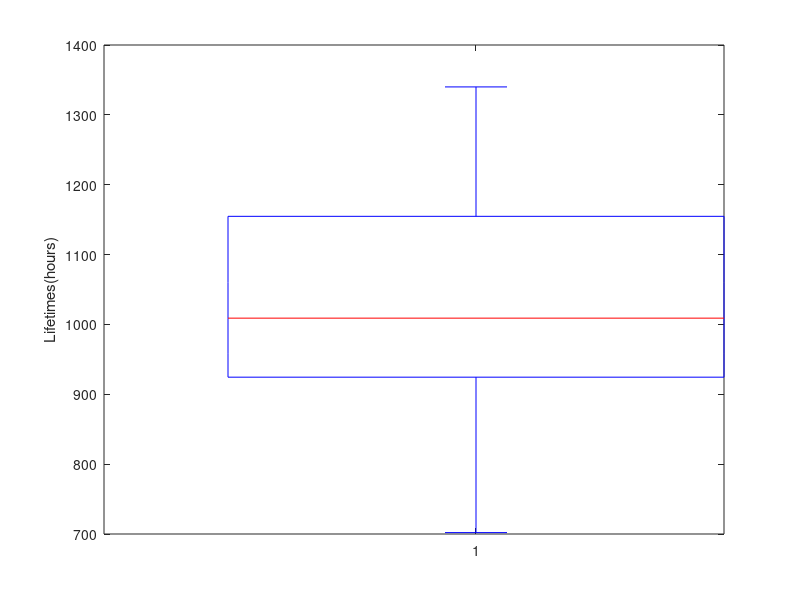

This figure's MATLAB source:
%Question 1.30
data = [919, 1196, 785, 1126, 936, 918, 1156,920, 948, 1067, 1092, 1162, 1170,929, 950, 905, 972, 1035, 1045, 855, 1195, 1195,1340, 1122, 938, 970, 1237, 956, 1102, 1157, 978, 832, 1009, 1157, 1151, 1009, 765, 958, 902, 1022, 1333, 811, 1217, 1085, 896, 958, 1311, 1037, 702, 923];
boxplot(data);
ylabel('Lifetimes(hours)');
